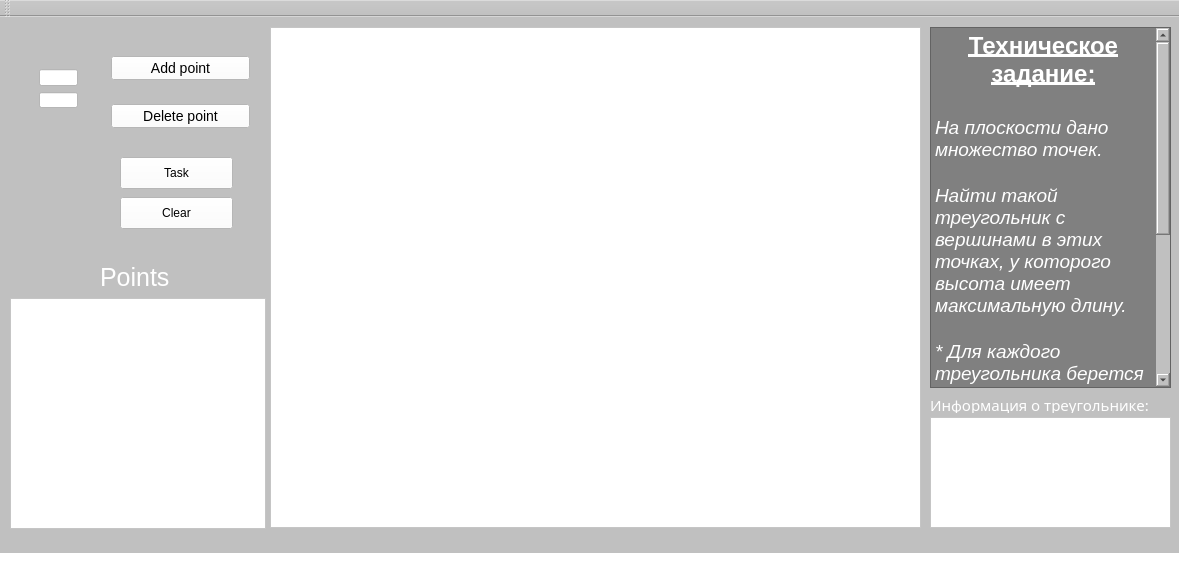
<?xml version="1.0" encoding="UTF-8"?>
<ui version="4.0">
 <class>lab01</class>
 <widget class="QMainWindow" name="lab01">
  <property name="geometry">
   <rect>
    <x>0</x>
    <y>0</y>
    <width>1179</width>
    <height>575</height>
   </rect>
  </property>
  <property name="windowTitle">
   <string>Лабораторная работа #1</string>
  </property>
  <property name="styleSheet">
   <string notr="true">background: silver</string>
  </property>
  <widget class="QWidget" name="centralWidget">
   <widget class="QGraphicsView" name="graphwin">
    <property name="geometry">
     <rect>
      <x>270</x>
      <y>10</y>
      <width>651</width>
      <height>501</height>
     </rect>
    </property>
    <property name="styleSheet">
     <string notr="true">background: white</string>
    </property>
   </widget>
   <widget class="QLabel" name="points_label">
    <property name="geometry">
     <rect>
      <x>100</x>
      <y>250</y>
      <width>81</width>
      <height>21</height>
     </rect>
    </property>
    <property name="styleSheet">
     <string notr="true">font-size: 25px;
color: white</string>
    </property>
    <property name="text">
     <string>Points</string>
    </property>
   </widget>
   <widget class="QWidget" name="layoutWidget">
    <property name="geometry">
     <rect>
      <x>100</x>
      <y>10</y>
      <width>161</width>
      <height>131</height>
     </rect>
    </property>
    <layout class="QVBoxLayout" name="verticalLayout">
     <item>
      <widget class="QPushButton" name="add_button">
       <property name="styleSheet">
        <string notr="true">font-size: 14px;
background: white;</string>
       </property>
       <property name="text">
        <string>Add point</string>
       </property>
      </widget>
     </item>
     <item>
      <widget class="QPushButton" name="delete_button">
       <property name="styleSheet">
        <string notr="true">font-size: 14px;
background: white;</string>
       </property>
       <property name="text">
        <string>Delete point</string>
       </property>
      </widget>
     </item>
    </layout>
   </widget>
   <widget class="QWidget" name="layoutWidget">
    <property name="geometry">
     <rect>
      <x>28</x>
      <y>41</y>
      <width>61</width>
      <height>61</height>
     </rect>
    </property>
    <layout class="QVBoxLayout" name="verticalLayout_2">
     <item>
      <widget class="QLineEdit" name="x_lineEdit">
       <property name="styleSheet">
        <string notr="true">background: white</string>
       </property>
      </widget>
     </item>
     <item>
      <widget class="QLineEdit" name="y_lineEdit">
       <property name="styleSheet">
        <string notr="true">background: white</string>
       </property>
      </widget>
     </item>
    </layout>
   </widget>
   <widget class="QWidget" name="layoutWidget">
    <property name="geometry">
     <rect>
      <x>10</x>
      <y>40</y>
      <width>15</width>
      <height>56</height>
     </rect>
    </property>
    <layout class="QVBoxLayout" name="verticalLayout_3">
     <item>
      <widget class="QLabel" name="x_label">
       <property name="styleSheet">
        <string notr="true">font-size: 19px;
color: white;</string>
       </property>
       <property name="text">
        <string>X</string>
       </property>
      </widget>
     </item>
     <item>
      <widget class="QLabel" name="y_label">
       <property name="styleSheet">
        <string notr="true">font-size: 19px;
color: white;</string>
       </property>
       <property name="text">
        <string>Y</string>
       </property>
      </widget>
     </item>
    </layout>
   </widget>
   <widget class="QPushButton" name="taskButton">
    <property name="geometry">
     <rect>
      <x>120</x>
      <y>140</y>
      <width>113</width>
      <height>32</height>
     </rect>
    </property>
    <property name="styleSheet">
     <string notr="true">background: white</string>
    </property>
    <property name="text">
     <string>Task</string>
    </property>
   </widget>
   <widget class="QListWidget" name="pointsList">
    <property name="geometry">
     <rect>
      <x>10</x>
      <y>281</y>
      <width>256</width>
      <height>231</height>
     </rect>
    </property>
    <property name="styleSheet">
     <string notr="true">background: white;
font-size: 16px;
color: teal;</string>
    </property>
   </widget>
   <widget class="QPushButton" name="clearButton">
    <property name="geometry">
     <rect>
      <x>120</x>
      <y>180</y>
      <width>113</width>
      <height>32</height>
     </rect>
    </property>
    <property name="styleSheet">
     <string notr="true">background: white;</string>
    </property>
    <property name="text">
     <string>Clear</string>
    </property>
   </widget>
   <widget class="QTextBrowser" name="textBrowser">
    <property name="geometry">
     <rect>
      <x>930</x>
      <y>10</y>
      <width>241</width>
      <height>361</height>
     </rect>
    </property>
    <property name="styleSheet">
     <string notr="true">background:gray; color: white</string>
    </property>
    <property name="html">
     <string>&lt;!DOCTYPE HTML PUBLIC &quot;-//W3C//DTD HTML 4.0//EN&quot; &quot;http://www.w3.org/TR/REC-html40/strict.dtd&quot;&gt;
&lt;html&gt;&lt;head&gt;&lt;meta name=&quot;qrichtext&quot; content=&quot;1&quot; /&gt;&lt;style type=&quot;text/css&quot;&gt;
p, li { white-space: pre-wrap; }
&lt;/style&gt;&lt;/head&gt;&lt;body style=&quot; font-family:'.SF NS Text'; font-size:13pt; font-weight:400; font-style:normal;&quot;&gt;
&lt;p align=&quot;center&quot; style=&quot; margin-top:0px; margin-bottom:0px; margin-left:0px; margin-right:0px; -qt-block-indent:0; text-indent:0px;&quot;&gt;&lt;span style=&quot; font-size:18pt; font-weight:600; text-decoration: underline;&quot;&gt;Техническое задание:&lt;/span&gt;&lt;/p&gt;
&lt;p align=&quot;center&quot; style=&quot;-qt-paragraph-type:empty; margin-top:0px; margin-bottom:0px; margin-left:0px; margin-right:0px; -qt-block-indent:0; text-indent:0px; font-size:18pt; font-weight:600; text-decoration: underline;&quot;&gt;&lt;br /&gt;&lt;/p&gt;
&lt;p style=&quot; margin-top:0px; margin-bottom:0px; margin-left:0px; margin-right:0px; -qt-block-indent:0; text-indent:0px;&quot;&gt;&lt;span style=&quot; font-size:14pt; font-style:italic;&quot;&gt;На плоскости дано множество точек.&lt;/span&gt;&lt;/p&gt;
&lt;p style=&quot;-qt-paragraph-type:empty; margin-top:0px; margin-bottom:0px; margin-left:0px; margin-right:0px; -qt-block-indent:0; text-indent:0px; font-size:14pt; font-style:italic;&quot;&gt;&lt;br /&gt;&lt;/p&gt;
&lt;p style=&quot; margin-top:0px; margin-bottom:0px; margin-left:0px; margin-right:0px; -qt-block-indent:0; text-indent:0px;&quot;&gt;&lt;span style=&quot; font-size:14pt; font-style:italic;&quot;&gt;Найти такой треугольник с вершинами в этих точках, у которого высота имеет максимальную длину.&lt;/span&gt;&lt;/p&gt;
&lt;p style=&quot;-qt-paragraph-type:empty; margin-top:0px; margin-bottom:0px; margin-left:0px; margin-right:0px; -qt-block-indent:0; text-indent:0px; font-size:14pt; font-style:italic;&quot;&gt;&lt;br /&gt;&lt;/p&gt;
&lt;p style=&quot; margin-top:0px; margin-bottom:0px; margin-left:0px; margin-right:0px; -qt-block-indent:0; text-indent:0px;&quot;&gt;&lt;span style=&quot; font-size:14pt; font-style:italic;&quot;&gt;* Для каждого треугольника берется та из трех высот, длина которой максимальна.&lt;/span&gt;&lt;/p&gt;
&lt;p style=&quot;-qt-paragraph-type:empty; margin-top:0px; margin-bottom:0px; margin-left:0px; margin-right:0px; -qt-block-indent:0; text-indent:0px; font-size:14pt; font-style:italic;&quot;&gt;&lt;br /&gt;&lt;/p&gt;
&lt;p style=&quot; margin-top:0px; margin-bottom:0px; margin-left:0px; margin-right:0px; -qt-block-indent:0; text-indent:0px;&quot;&gt;&lt;span style=&quot; font-size:14pt; font-style:italic;&quot;&gt;Высота выделяется &lt;/span&gt;&lt;span style=&quot; font-size:14pt; font-weight:600; color:#c20000;&quot;&gt;красным&lt;/span&gt;&lt;span style=&quot; font-size:18pt; font-weight:600;&quot;&gt; &lt;/span&gt;&lt;span style=&quot; font-size:14pt; font-style:italic;&quot;&gt;цветом.&lt;/span&gt;&lt;/p&gt;
&lt;p style=&quot; margin-top:0px; margin-bottom:0px; margin-left:0px; margin-right:0px; -qt-block-indent:0; text-indent:0px;&quot;&gt;&lt;span style=&quot; font-size:14pt; font-weight:600; color:#147103;&quot;&gt;Зеленым&lt;/span&gt;&lt;span style=&quot; font-size:14pt; font-weight:600; color:#189000;&quot;&gt; &lt;/span&gt;&lt;span style=&quot; font-size:14pt; font-style:italic; color:#fefffc;&quot;&gt;-&lt;/span&gt;&lt;span style=&quot; font-size:14pt; font-style:italic; color:#000000;&quot;&gt; &lt;/span&gt;&lt;span style=&quot; font-size:14pt; font-style:italic; color:#ffffff;&quot;&gt;проекция к высоте.&lt;/span&gt;&lt;/p&gt;
&lt;p style=&quot;-qt-paragraph-type:empty; margin-top:0px; margin-bottom:0px; margin-left:0px; margin-right:0px; -qt-block-indent:0; text-indent:0px; font-size:14pt; font-style:italic;&quot;&gt;&lt;br /&gt;&lt;/p&gt;
&lt;p align=&quot;right&quot; style=&quot; margin-top:0px; margin-bottom:0px; margin-left:0px; margin-right:0px; -qt-block-indent:0; text-indent:0px;&quot;&gt;&lt;span style=&quot; font-size:14pt; font-weight:600; font-style:italic; text-decoration: underline;&quot;&gt;Выполнил:&lt;/span&gt;&lt;/p&gt;
&lt;p align=&quot;right&quot; style=&quot; margin-top:0px; margin-bottom:0px; margin-left:0px; margin-right:0px; -qt-block-indent:0; text-indent:0px;&quot;&gt;&lt;span style=&quot; font-size:14pt; font-style:italic;&quot;&gt;Гулая Марсель&lt;/span&gt;&lt;/p&gt;&lt;/body&gt;&lt;/html&gt;</string>
    </property>
   </widget>
   <widget class="QListWidget" name="triangleInfo">
    <property name="geometry">
     <rect>
      <x>930</x>
      <y>400</y>
      <width>241</width>
      <height>111</height>
     </rect>
    </property>
    <property name="styleSheet">
     <string notr="true">background: white; font-size: 16px; color: teal;</string>
    </property>
   </widget>
   <widget class="QLabel" name="triangleLabel">
    <property name="geometry">
     <rect>
      <x>930</x>
      <y>380</y>
      <width>231</width>
      <height>16</height>
     </rect>
    </property>
    <property name="styleSheet">
     <string notr="true">color: white; font-size: 15px; font-family: Courial;</string>
    </property>
    <property name="text">
     <string>Информация о треугольнике:</string>
    </property>
   </widget>
  </widget>
  <widget class="QMenuBar" name="menuBar">
   <property name="geometry">
    <rect>
     <x>0</x>
     <y>0</y>
     <width>1179</width>
     <height>22</height>
    </rect>
   </property>
  </widget>
  <widget class="QToolBar" name="mainToolBar">
   <attribute name="toolBarArea">
    <enum>TopToolBarArea</enum>
   </attribute>
   <attribute name="toolBarBreak">
    <bool>false</bool>
   </attribute>
  </widget>
  <widget class="QStatusBar" name="statusBar">
   <property name="styleSheet">
    <string notr="true">background: white;
color: red;</string>
   </property>
  </widget>
 </widget>
 <layoutdefault spacing="6" margin="11"/>
 <resources/>
 <connections/>
</ui>
